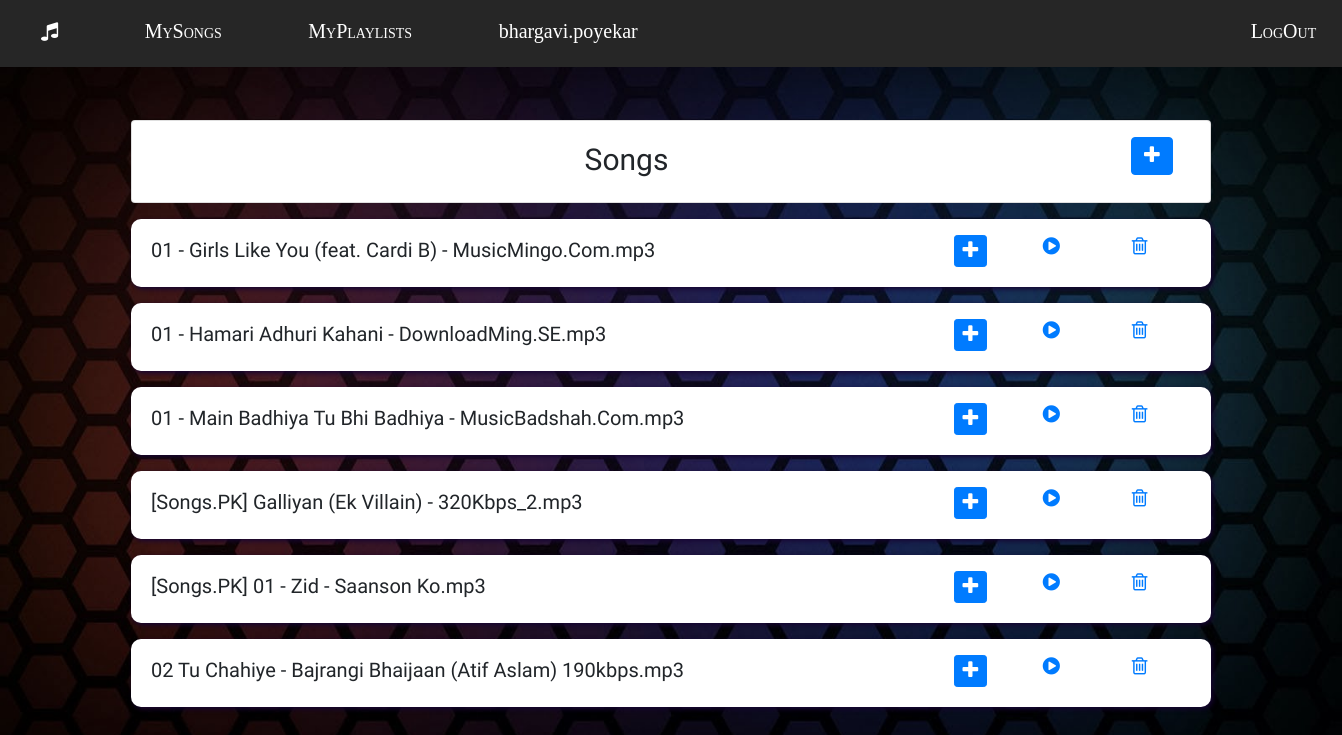
/songs/ (signed in), run on the app's committed database.
### songs/models.py (models this page shows, shortened)
class Song(models.Model):
	user = models.ForeignKey(User,default=None,on_delete=models.CASCADE)
	song_name= models.CharField(max_length=100)
	song_url=models.CharField(max_length=400)
	mood_options=[('sad', 'sad'),('happy', 'happy'),('normal','normal')]
	emotion = models.CharField(max_length=50,choices=mood_options,default='normal')

### songs/views.py (the view)
# urls.py: path('',songs_view.songs,name='users-songs'),
def songs(request):
    songs=Song.objects.filter(user=request.user)
    count=songs.count()
    if count==0:
        songs=None
    playlists=Playlist.objects.filter(user=request.user)
    count=playlists.count()
    if count==0:
        playlists=None
    return render(request,'songs/songs.html',{'songs':songs,'playlists':playlists})

### songs/templates/songs/songs.html (shortened to what this page needs)
{% extends 'users/main.html' %}
{% load static %}
{% block content %}
<div class="container">
    <div class="col-12 col-md-12 ">
        <div class="card ">
            <div class="card-content ">
                <div class="card-body pt-2">
                    <div class="row">
                        <div class="col-md-11 col-12 pt-2 text-center heading">
                            Songs
                        </div>
                        <div class="col-md-1 col-12 pt-2">
                            <button type="button" class="btn btn-primary" data-toggle="modal" data-target="#addSong">
                                <i class="fa fa-plus" aria-hidden="true"></i>
                            </button>
                        </div>
                    </div>
                </div>
            </div>
        </div>
    </div>
    {% if songs %}
    {% for song in songs %}
    <div class="col-12 col-md-12 mt-3">
        <div class="card pull-up">
            <div class="card-content ">
                <div class="card-body pt-2">
                    <div class="row">
                        <div class="col-md-9 col-12 pt-2 list">
                            {{song.song_name}}
                        </div>
                        <div class="col-md-1 col-12 pt-2">
                            <button type="button" class="btn btn-primary btn-sm" data-toggle="modal" data-target="#addToPlaylist{{song.id}}">
                                <i class="fa fa-plus" aria-hidden="true"></i>
                            </button>
                        </div>
                        <div class="col-md-1 col-12 pt-2">
                            <a href="{% url 'play-songs' song.id %}"><i class="fa fa-play-circle" aria-hidden="true"></i></a>
                        </div>
                        <div class="col-md-1 col-12 pt-2">
                            <a href="{% url 'del-song' song.id %}"><i class="fa fa-trash-o" aria-hidden="true"></i></a>
                        </div>
                    </div>
                </div>
            </div>
        </div>
    </div>
    {% endfor %}
    {% else %}
    <h4 style="color:white;margin-top:10px;text-align:center;">No Songs uploaded</h4>
    {% endif %}
</div>
{% endblock %}

### users/templates/users/navbar.html
<nav>
    <ul>
        <li><a href="{% url 'users-home' %}"><i class="fa fa-music"></i></a></li>
        <li><a href="{% url 'users-songs' %}">MySongs</a></li>
        <li><a href="{% url 'users-playlists' %}">MyPlaylists</a></li>
        <li><a href="{% url 'user-profile' %}" style="font-variant: normal;">{{user.username}}</a></li>
        <li><a href="{% url 'logout' %}" style="margin-left:900% ;float:right">LogOut</a></li>
    </ul>
</nav>

### static/css/style.css (style rules this page uses)
body { padding: 0; margin: 0; min-height: 100vh; }
nav { display: flex; flex-direction: column; position: absolute; width: 100%; background: #262626; height: 67px; }
nav ul { list-style: none; margin: 0; padding: 0; align-items: center; }
nav ul li { display: inline-flex; justify-content: center; }
nav ul li a { position: relative; padding: 16px; margin: 0 25px; color: #fff; text-decoration: none; font-variant: small-caps; font-family: Audiowide; font-size: 20px; }
nav ul li a:after { content: ""; position: absolute; left: 50%; bottom: 0; transform: translateX(-50%) scaleX(0); -webkit-transform: translateX(-50%) scaleX(0); -webkit-transform-origin: 50% 50%; transform-origin: 50% 50%; width: 100%; height: 2px; background-color: rgba(255, 255, 255, 0.9); -webkit-transition: transform 250ms; transition: transform 250ms; }
.pull-up { transition: transform 0.2s; border-radius: 10px; border: 10px; box-shadow: 2px 2px 5px rgb(22, 5, 51); }

### data on the page
Song: song_name "01 - Girls Like You (feat. Cardi B) - MusicMingo.Com.mp3"
Song: song_name "01 - Hamari Adhuri Kahani - DownloadMing.SE.mp3"
Song: song_name "01 - Main Badhiya Tu Bhi Badhiya - MusicBadshah.Com.mp3"
Song: song_name "[Songs.PK] Galliyan (Ek Villain) - 320Kbps_2.mp3"
Song: song_name "[Songs.PK] 01 - Zid - Saanson Ko.mp3"
Song: song_name "02 Tu Chahiye - Bajrangi Bhaijaan (Atif Aslam) 190kbps.mp3"

### other printed values
{{ user.username }} "bhargavi.poyekar"
